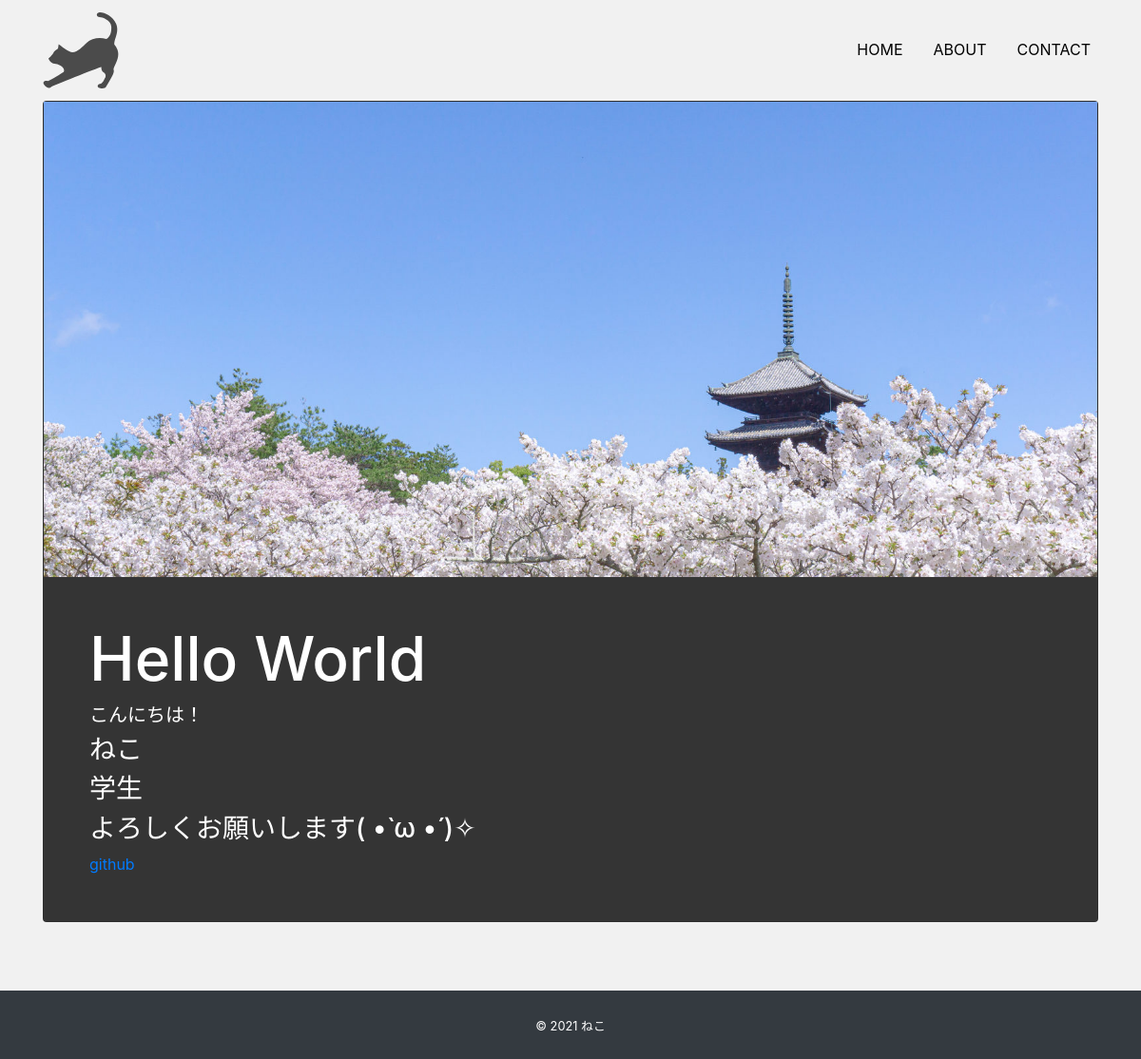
The app's page /, older data.
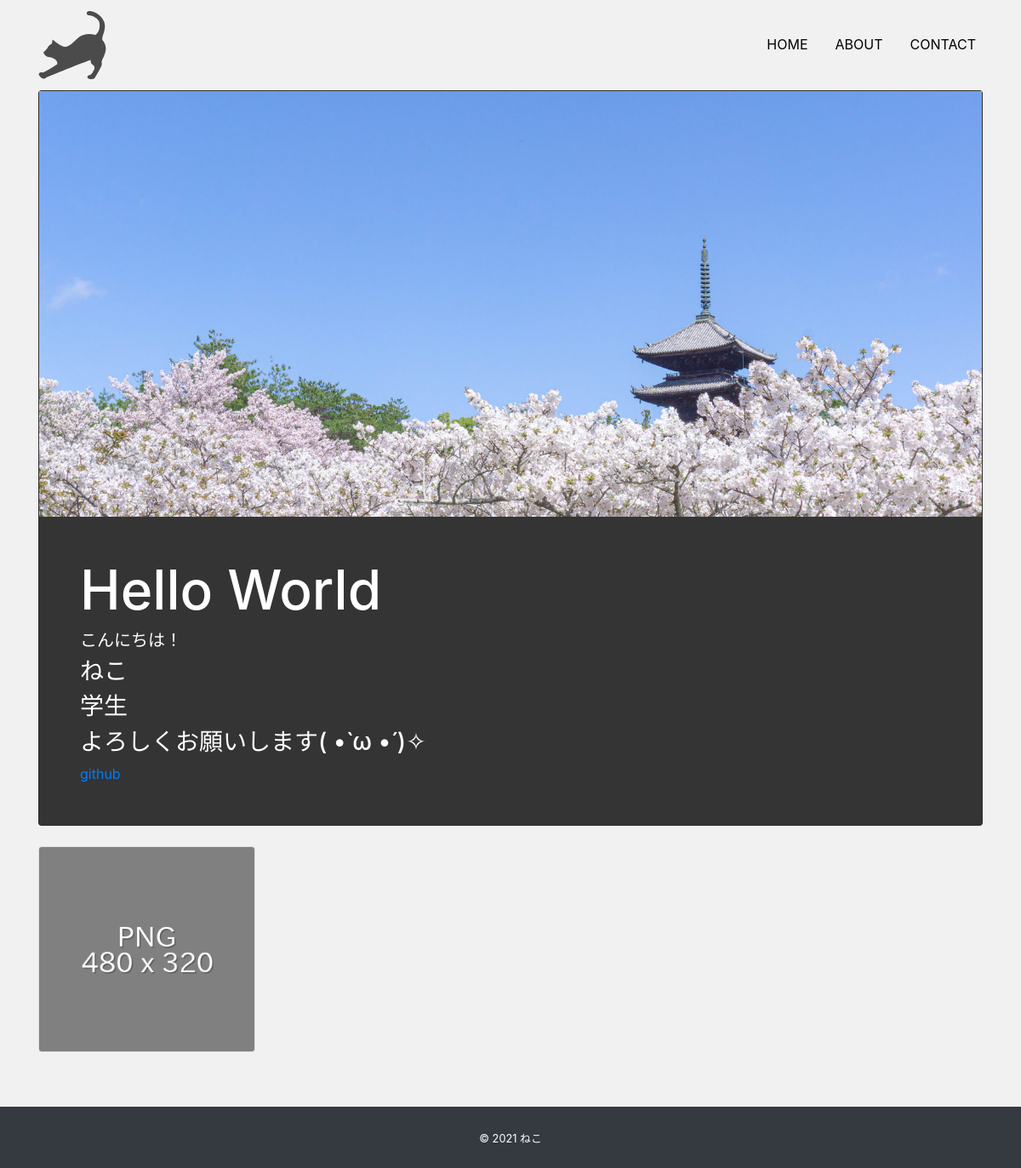
The same page, newer data.
### app/models.py (models this page shows, shortened)
class Profile(models.Model):
    title = models.CharField('タイトル', max_length=100, null=True, blank=True)
    subtitle = models.CharField('サブタイトル', max_length=100, null=True, blank=True)
    name = models.CharField('名前', max_length=100)
    job = models.TextField('仕事')
    introduction = models.TextField('自己紹介')
    github = models.CharField('github', max_length=100, null=True, blank=True)
    twitter = models.CharField('twitter', max_length=100, null=True, blank=True)
    topimage = models.ImageField(upload_to='images', verbose_name='トップ画面')
    subimage = models.ImageField(upload_to='images', verbose_name='サブ画面')

class Work(models.Model):
    title = models.CharField('タイトル', max_length=100)
    image = models.CharField('トップ画像URL', max_length=255)
    thumbnail = models.CharField('サムネイルURL', max_length=255)
    skill = models.CharField('スキル', max_length=100)
    url=models.CharField('URL',max_length=100,null=True,blank=True)
    created = models.DateTimeField('作成日')
    discription = models.TextField('説明')

### app/views.py (the view)
# urls.py: path('', views.IndexView.as_view(), name='index'),
class IndexView(View):
    def get(self, request, *args, **kwargs):
        profile_data = Profile.objects.all()
        if profile_data.exists():
            profile_data = profile_data.order_by('-id')[0]
            work_data = Work.objects.order_by('-id')
        return render(request, 'app/index.html', {
            'profile_data': profile_data,
            'work_data':work_data
        })

### app/templates/app/index.html (shortened to what this page needs)
{% extends 'app/base.html' %}
{% load static %}
{% block content %}
<div class="card top d-flex flex-column justify-content-end mb-4">
    <img src="{% static 'img/top.jpg' %}" class="img-responsive">
    <div class="overlay text-white p-5">
        <h4 class="title">{{ profile_data.title }}</h4>
        <h5 class="subtitle">{{ profile_data.subtitle }}</h5>
        <h3>{{ profile_data.name }}</h3>
        <h3>{{ profile_data.job }}</h3>
        <h3>{{ profile_data.introduction }}</h3>
        {% if profile_data.github%}
            <a href="{{ profile_data.github}}" target="_blank" rel="noopener noreferrer">github</a>
        {% endif %}
    </div>
</div>
<div class="row mb-5">
    {% for work in work_data %}
        <div class="col-6 col-md-3 mb-3">
            <div class="card work-thumbnail">
                {% if work.thumbnail %}
                    <img src="{{ work.thumbnail }}" alt="" class="work-img">
                {% else %}
                    <img src="{{ work.img }}" alt="" class="work-img">
                {% endif %}
            </div>
        </div>
    {% endfor %}
</div>
{% endblock %}

### app/templates/app/base.html (shortened to what this page needs)
{% load static %}
<!DOCTYPE html>
<html lang='ja'>
<head>
    <link rel="stylesheet" href="https://stackpath.bootstrapcdn.com/bootstrap/4.4.1/css/bootstrap.min.css">
    <link rel="stylesheet" href="https://use.fontawesome.com/releases/v5.1.0/css/all.css">
    <link rel="stylesheet" href="{% static 'css/style.css' %}">
</head>
<body>
    <nav class="navbar navbar-expand-lg">
        <div class="container">
            <a href="/" class="navbar-brand">
                <img src="{% static 'img/logo.svg' %}" alt="" width="80" height="80">
            </a>
            <ul class="navbar-nav">
                <li class="nav-item mr-3">
                    <a href="/" class="nav-motion nav-link nav-color">HOME</a>
                </li>
                <li class="nav-item mr-3">
                    <a href="{% url 'about' %}" class="nav-motion nav-link nav-color">ABOUT</a>
                </li>
                <li class="nav-item">
                    <a href="/" class="nav-motion nav-link nav-color">CONTACT</a>
                </li>
            </ul>
        </div>
    </nav>
    <main class="container">
        {% block content %}
        {% endblock %}
    </main>
    <footer class="py-4 bg-dark text-center">
        <small class="text-white">&copy; 2021 ねこ</small>
    </footer>
</body>
</html>

### app/static/css/style.css (style rules this page uses)
* { margin: 0; padding: 0; box-sizing: border-box; }
body { background: #f1f1f1; display: flex; flex-flow: column; min-height: 100vh; }
main { flex:1; }
.navbar-nav { flex-direction: row!important; }
.nav-color { color: black; }
.nav-color:after { content:""; display: block; height: 2px; background:#ee6c4d; margin: top 6px; opacity: 0; transform:translateY(12px); transition: all 0.3s ease-in-out; }
.top img { object-fit: cover; height:500px; }
.title { font-size:4rem; }
.card.top.d-flex.flex-column.justify-content-end.mb-4 { background-color: rgb(52, 52, 52); }
.work-thumbnail { overflow: hidden; position: relative; }
.work-img { object-fit: cover; height: 240px; }

Row changes from the older to the newer data that the page shows:
added Work: thumbnail (picture)
